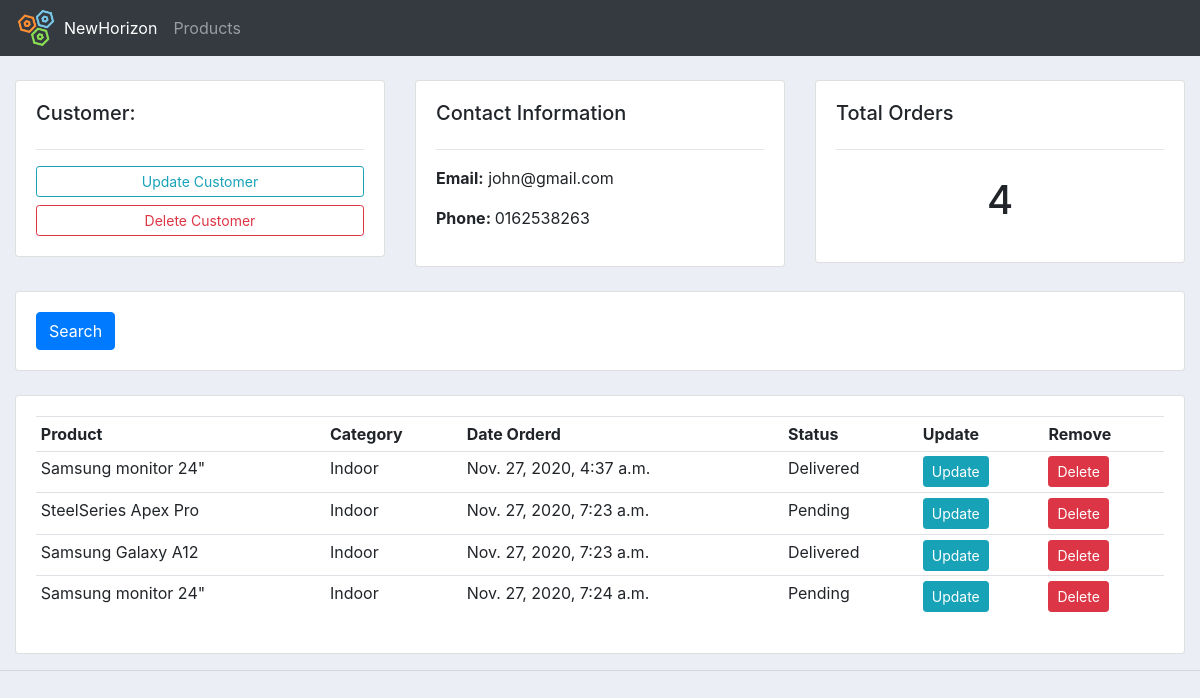
The app's page /customer/1/ with its own data.
### accounts/models.py (models this page shows, shortened)
class Customer(models.Model):
    name = models.CharField(max_length=200, null=True)
    phone = models.CharField(max_length=200, null=True)
    email = models.CharField(max_length=200, null=True)
    date_created = models.DateTimeField(auto_now_add=True)

class Order(models.Model):
    STATUS = (
        ('Pending', 'Pending'),
        ('Out of Delivery', 'Out of Delivery'),
        ('Delivered', 'Delivered')
    )
    customer = models.ForeignKey(
        Customer, null=True, on_delete=models.SET_NULL)
    products = models.ForeignKey(
        Product, null=True, on_delete=models.SET_NULL)
    date_created = models.DateTimeField(auto_now_add=True)
    status = models.CharField(max_length=200, null=True, choices=STATUS)

class Product(models.Model):
    CATEGORY = (
        ('Indoor', 'Indoor'),
        ('Outdoor', 'Outdoor')
    )
    name = models.CharField(max_length=200, null=True)
    description = models.CharField(max_length=200, null=True)
    price = models.FloatField(null=True)
    category = models.CharField(max_length=200, null=True, choices=CATEGORY)
    date_created = models.DateField(auto_now_add=True)
    tag = models.ManyToManyField(Tag)
    def __str__(self):
        return self.name

### accounts/views.py (the view)
# urls.py: path('customer/<str:pk>/', views.customer, name='customer'),
def customer(request, pk):
    customer = Customer.objects.get(id=pk)
    orders = customer.order_set.all()
    orders_count = orders.count()
    context = {'customer': customer, 'orders': orders,
               'orders_count': orders_count
               }
    return render(request, 'accounts/customer.html', context)

### accounts/templates/accounts/customer.html
{%  extends 'accounts/main.html' %}
{% block content %}
	<br>
<div class="row">
	<div class="col-md">
		<div class="card card-body">
			<h5>Customer:</h5>
			<hr>
			<a class="btn btn-outline-info  btn-sm btn-block" href="">Update Customer</a>
			<a class="btn btn-outline-danger  btn-sm btn-block" href="">Delete Customer</a>
		</div>
	</div>
	<div class="col-md">
		<div class="card card-body">
			<h5>Contact Information</h5>
			<hr>
			<p><b>Email:</b> {{customer.email}}</p>
			<p><b>Phone: </b>{{customer.phone}}</p>
		</div>
	</div>
	<div class="col-md">
		<div class="card card-body">
			<h5>Total Orders</h5>
			<hr>
			<h1 style="text-align: center;padding: 10px">{{orders_count}}</h1>
		</div>
	</div>
</div>
<br>
<div class="row">
	<div class="col">
		<div class="card card-body">
			<form method="get">
		    <button class="btn btn-primary" type="submit">Search</button>
		  </form>
		</div>
	</div>
</div>
<br>
<div class="row">
	<div class="col-md">
		<div class="card card-body">
			<table class="table table-sm">
				<tr>
					<th>Product</th>
					<th>Category</th>
					<th>Date Orderd</th>
					<th>Status</th>
					<th>Update</th>
					<th>Remove</th>
				</tr>
				{% for order in orders%}
					<tr>
						<td>{{order.products}}</td>
						<td>{{order.products.category}}</td>
						<td>{{order.date_created}}</td>
						<td>{{order.status}}</td>
						<td><a class="btn btn-sm btn-info" href="{%  url 'update_order' order.id %}">Update</a></td>
						<td><a class="btn btn-sm btn-danger" href="{%  url 'delete_order' order.id %}">Delete</a></td>
					</tr>
				{% endfor %}
			</table>
		</div>
	</div>
</div>
{% endblock %}

### static/css/main.css (style rules this page uses)
body { background-color: #ebeff5; }

### records on screen
Customer: email "john@gmail.com", phone "0162538263"
Order: products "Samsung monitor 24\"", products.category "Indoor", date_created "Nov. 27, 2020, 4:37 a.m.", status "Delivered"
Order: products "SteelSeries Apex Pro", products.category "Indoor", date_created "Nov. 27, 2020, 7:23 a.m.", status "Pending"
Order: products "Samsung Galaxy A12", products.category "Indoor", date_created "Nov. 27, 2020, 7:23 a.m.", status "Delivered"
Order: products "Samsung monitor 24\"", products.category "Indoor", date_created "Nov. 27, 2020, 7:24 a.m.", status "Pending"

### other values on screen
{{ orders_count }} "4"
